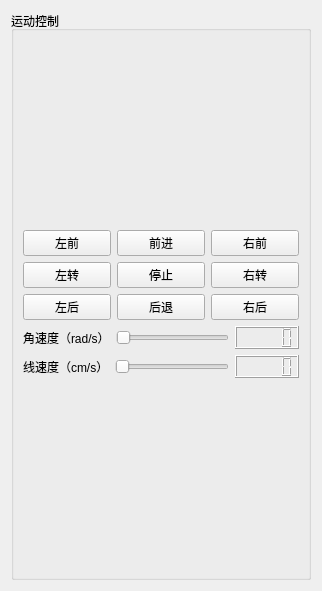
<?xml version="1.0" encoding="UTF-8"?>
<ui version="4.0">
 <class>ControlPage</class>
 <widget class="QWidget" name="ControlPage">
  <property name="geometry">
   <rect>
    <x>0</x>
    <y>0</y>
    <width>320</width>
    <height>591</height>
   </rect>
  </property>
  <property name="windowTitle">
   <string>Form</string>
  </property>
  <layout class="QGridLayout" name="gridLayout_2">
   <item row="0" column="0">
    <layout class="QVBoxLayout" name="verticalLayout_5" stretch="4">
     <item>
      <widget class="QGroupBox" name="groupBox_2">
       <property name="minimumSize">
        <size>
         <width>300</width>
         <height>100</height>
        </size>
       </property>
       <property name="title">
        <string>运动控制</string>
       </property>
       <layout class="QGridLayout" name="gridLayout_3">
        <item row="0" column="0">
         <spacer name="verticalSpacer_4">
          <property name="orientation">
           <enum>Qt::Vertical</enum>
          </property>
          <property name="sizeHint" stdset="0">
           <size>
            <width>20</width>
            <height>89</height>
           </size>
          </property>
         </spacer>
        </item>
        <item row="1" column="0">
         <layout class="QGridLayout" name="gridLayout">
          <item row="0" column="2">
           <widget class="QPushButton" name="btn_right_forward">
            <property name="text">
             <string>右前</string>
            </property>
            <property name="shortcut">
             <string>O</string>
            </property>
           </widget>
          </item>
          <item row="1" column="2">
           <widget class="QPushButton" name="btn_right">
            <property name="text">
             <string>右转</string>
            </property>
            <property name="shortcut">
             <string>L</string>
            </property>
           </widget>
          </item>
          <item row="2" column="2">
           <widget class="QPushButton" name="btn_right_back">
            <property name="text">
             <string>右后</string>
            </property>
            <property name="shortcut">
             <string>.</string>
            </property>
           </widget>
          </item>
          <item row="1" column="1">
           <widget class="QPushButton" name="btn_stop">
            <property name="text">
             <string>停止</string>
            </property>
            <property name="shortcut">
             <string>K</string>
            </property>
           </widget>
          </item>
          <item row="2" column="1">
           <widget class="QPushButton" name="btn_back">
            <property name="text">
             <string>后退</string>
            </property>
            <property name="shortcut">
             <string>,</string>
            </property>
           </widget>
          </item>
          <item row="1" column="0">
           <widget class="QPushButton" name="btn_left">
            <property name="text">
             <string>左转</string>
            </property>
            <property name="shortcut">
             <string>J</string>
            </property>
           </widget>
          </item>
          <item row="0" column="0">
           <widget class="QPushButton" name="btn_left_forward">
            <property name="text">
             <string>左前</string>
            </property>
            <property name="shortcut">
             <string>U</string>
            </property>
           </widget>
          </item>
          <item row="0" column="1">
           <widget class="QPushButton" name="btn_forward">
            <property name="text">
             <string>前进</string>
            </property>
            <property name="shortcut">
             <string>I</string>
            </property>
           </widget>
          </item>
          <item row="2" column="0">
           <widget class="QPushButton" name="btn_left_back">
            <property name="text">
             <string>左后</string>
            </property>
            <property name="shortcut">
             <string>M</string>
            </property>
           </widget>
          </item>
         </layout>
        </item>
        <item row="2" column="0">
         <layout class="QHBoxLayout" name="horizontalLayout_2">
          <item>
           <widget class="QLabel" name="label">
            <property name="text">
             <string>角速度（rad/s）</string>
            </property>
           </widget>
          </item>
          <item>
           <widget class="QSlider" name="hzs_angle_speed">
            <property name="orientation">
             <enum>Qt::Horizontal</enum>
            </property>
           </widget>
          </item>
          <item>
           <widget class="QLCDNumber" name="lcd_angle_speed"/>
          </item>
         </layout>
        </item>
        <item row="3" column="0">
         <layout class="QHBoxLayout" name="horizontalLayout_3">
          <item>
           <widget class="QLabel" name="label_2">
            <property name="text">
             <string>线速度（cm/s）</string>
            </property>
           </widget>
          </item>
          <item>
           <widget class="QSlider" name="hzs_speed">
            <property name="orientation">
             <enum>Qt::Horizontal</enum>
            </property>
           </widget>
          </item>
          <item>
           <widget class="QLCDNumber" name="lcd_speed"/>
          </item>
         </layout>
        </item>
        <item row="4" column="0">
         <spacer name="verticalSpacer_3">
          <property name="orientation">
           <enum>Qt::Vertical</enum>
          </property>
          <property name="sizeHint" stdset="0">
           <size>
            <width>20</width>
            <height>88</height>
           </size>
          </property>
         </spacer>
        </item>
       </layout>
      </widget>
     </item>
    </layout>
   </item>
  </layout>
 </widget>
 <resources/>
 <connections/>
</ui>
